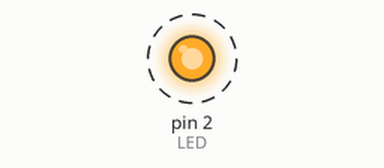
This sketch was run on a simulated Arduino Uno, built with avr-gcc and run on an emulated ATmega328P. Shown: output pins drawn as LEDs (lit = HIGH). Dashed ring = blinking.

Above: at 0.5 s.
Timing chart, 0 to 3.5 s (numbered marks = the images above):
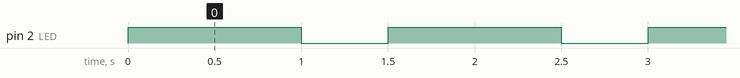

Measured:
- by itself, pin 2 (LED): alternates HIGH for 1.0 s and LOW for 0.50 s

The sketch:

led.ino
```cpp
#define LED 2

void setup() {
  // Configure the pin to drive the LED.
  pinMode(LED, OUTPUT);
}

void loop() {
  // Turn the LED on.
  digitalWrite(LED, HIGH);

  // Leave the LED on for 1 second.
  delay(1000);

  // Turn the LED off.
  digitalWrite(LED, LOW);

  // Leave the LED off for half a second.
  delay(500);
}
```
